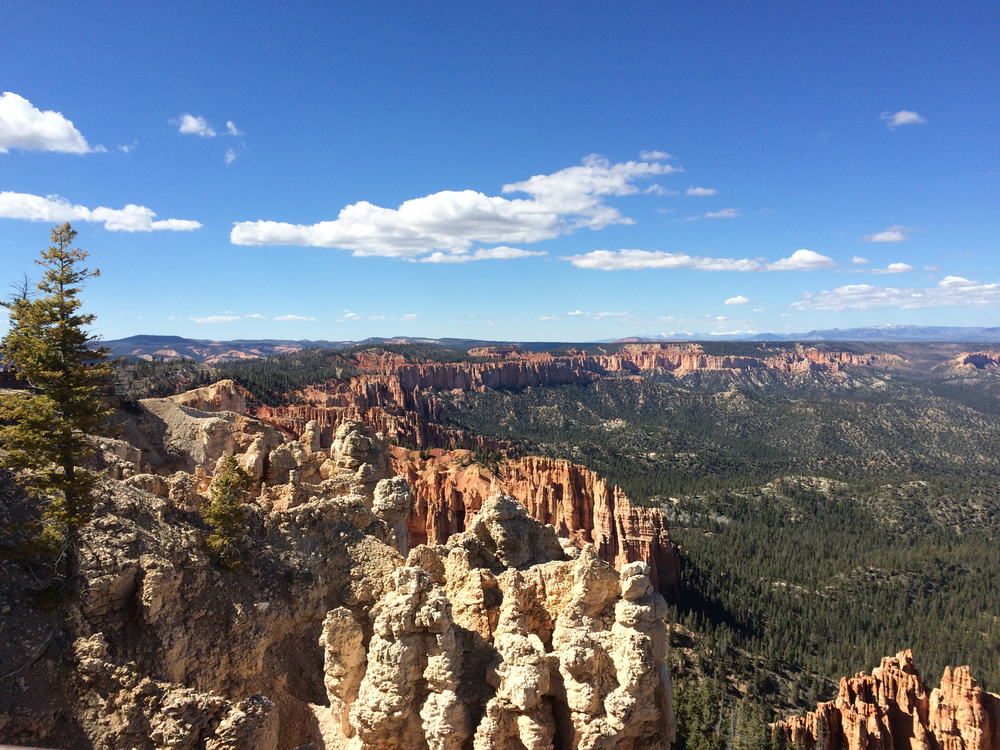
#> input picture PerspectTransform/imgA.png, 1000 x 750 px
$ python PerspectTransform.py
#> lines starting #> are read from the running program, lines starting #| are printed output that depends on the picture
import sys
import cv2
import numpy as np

def diagonal_intersection(corner_1, corner_2, corner_3, corner_4):
    """
    计算四边形对角线交点，返回交点坐标
    :param corner_1: 四边形左上角点坐标
    :param corner_2: 四边形左下角点坐标
    :param corner_3: 四边形右下角点坐标
    :param corner_4: 四边形右上角点坐标
    :return:
    """
    #(x1_a, y1_a) = ((img1_transform[0][0] + transform_dist[0], img1_transform[0][1] + transform_dist[1]))  # 左上
    #(x2_a, y2_a) = ((img1_transform[1][0] + transform_dist[0], img1_transform[1][1] + transform_dist[1]))  # 左下
    #(x3_a, y3_a) = ((img1_transform[2][0] + transform_dist[0], img1_transform[2][1] + transform_dist[1]))  # 右下
    #(x4_a, y4_a) = ((img1_transform[3][0] + transform_dist[0], img1_transform[3][1] + transform_dist[1]))  # 右上
    #cv2.line(result_img, (x1_a, y1_a), (x3_a, y3_a), (0, 0, 255), 2)
    #cv2.line(result_img, (x2_a, y2_a), (x4_a, y4_a), (0, 0, 255), 2)
    denominator = (corner_2[0] * corner_1[1]) - (corner_4[0] * corner_1[1]) - (corner_1[0] * corner_2[1]) + (corner_3[0] * corner_2[1]) - (corner_2[0] * corner_3[1]) \
                  + (corner_4[0] * corner_3[1]) + (corner_1[0] * corner_4[1]) - (corner_3[0] * corner_4[1])
    X_numerator = (corner_2[0] * corner_3[0] * corner_1[1]) - (corner_3[0] * corner_4[0] * corner_1[1]) - (corner_1[0] * corner_4[0] * corner_2[1]) + (corner_3[0] * corner_4[0] * corner_2[1]) \
                  - (corner_1[0] * corner_2[0] * corner_3[1]) + (corner_1[0] * corner_4[0] * corner_3[1]) + (corner_1[0] * corner_2[0] * corner_4[1]) - (corner_2[0] * corner_3[0] * corner_4[1])
    Y_numerator = (corner_3[0] * corner_1[1] * corner_2[1]) - (corner_4[0] * corner_1[1] * corner_2[1]) - (corner_1[0] * corner_2[1] * corner_3[1]) + (corner_4[0] * corner_2[1] * corner_3[1])\
                  + (corner_2[0] * corner_1[1] * corner_4[1]) - (corner_3[0] * corner_1[1] * corner_4[1]) + (corner_1[0] * corner_3[1] * corner_4[1]) - (corner_2[0] * corner_3[1] * corner_4[1])
    #Y_numerator = (x3_a * y1_a * y2_a) - (x4_a * y1_a * y2_a) - (x1_a * y2_a * y3_a) + (x4_a * y2_a * y3_a) + (
    #            x2_a * y1_a * y4_a) - (x3_a * y1_a * y4_a) + (x1_a * y3_a * y4_a) - (x2_a * y3_a * y4_a)
    # cv2.circle(result_img, (fengzi1 // fengmu, fengzi2 // fengmu), radius=5, color=(255, 0, 0), thickness=-1)
    intersection_point = (X_numerator//denominator, Y_numerator//denominator)  # 交点坐标
    return intersection_point

def stitch_image(img1, img2, H):
    """
    通过匹配图像的特征点，拼接两图像
    :param img1: 左侧图像，待透视变换后拼接
    :param img2: 右侧图像
    :param H: 特征点匹配后构建的单应性矩阵
    :return:
    """

    # 3. 创建一张大图，将两张图拼接到一起
    # 4. 将结果输出

    # 1. 获得原始图的高/宽
    h1, w1 = img1.shape[:2]
    h2, w2 = img2.shape[:2]

    img1_dims = np.float64([[0, 0], [0, h1], [w1, h1], [w1, 0]]).reshape(-1, 1, 2)
    img2_dims = np.float64([[0, 0], [0, h2], [w2, h2], [w2, 0]]).reshape(-1, 1, 2)

    # 2. 对图片进行透视变换（单应性矩阵使拼接图进行旋转，平移）
    img1_transform = cv2.perspectiveTransform(img1_dims, H)

    #拼接后图像区域对角坐标
    result_dims = np.concatenate((img2_dims, img1_transform), axis=0)
    [x_min, y_min] = np.int32(result_dims.min(axis=0).ravel() - 0.5)
    [x_max, y_max] = np.int32(result_dims.max(axis=0).ravel() + 0.5)

    # 变换后界外的区域，即x、y负半轴的最远点
    # 平移进正半轴的距离
    transform_dist = [abs(x_min), abs(y_min)]
    transform_array = np.array([[1, 0, transform_dist[0]],
                                [0, 1, transform_dist[1]],
                                [0, 0, 1]])

    # [5 lines of commented-out code are left out]

    result_img = cv2.warpPerspective(img1, transform_array.dot(H), (x_max - x_min, y_max - y_min))

    result_img[transform_dist[1]:transform_dist[1]+h2, transform_dist[0]:transform_dist[0]+w2] = img2

    '''
    # 将拼接后的不规则图像转为矩形平面图
    img1_transform = np.int32(img1_transform.reshape(-1, 2))
    img1_transform = img1_transform + transform_dist
    corner_A1 = (img1_transform[0][0], img1_transform[0][1])  # 左上
    corner_A2 = (img1_transform[1][0], img1_transform[1][1])  # 左下
    corner_A3 = (img1_transform[2][0], img1_transform[2][1])  # 右下
    corner_A4 = (img1_transform[3][0], img1_transform[3][1])  # 右上
    cv2.circle(result_img, corner_A1, radius=5, color=(0, 0, 255), thickness=-1)
    cv2.circle(result_img, corner_A2, radius=5, color=(0, 0, 255), thickness=-1)
    cv2.circle(result_img, corner_A3, radius=5, color=(0, 0, 255), thickness=-1)
    cv2.circle(result_img, corner_A4, radius=5, color=(0, 0, 255), thickness=-1)
    # [4 lines of commented-out code are left out]

    img2_dims = np.int32(img2_dims.reshape(-1, 2))
    img2_dims = img2_dims + transform_dist
    corner_B1 = (img2_dims[0][0], img2_dims[0][1])
    corner_B2 = (img2_dims[1][0], img2_dims[1][1])
    corner_B3 = (img2_dims[2][0], img2_dims[2][1])
    corner_B4 = (img2_dims[3][0], img2_dims[3][1])
    cv2.circle(result_img, corner_B1, radius=5, color=(255, 0, 0), thickness=-1)
    cv2.circle(result_img, corner_B2, radius=5, color=(255, 0, 0), thickness=-1)
    cv2.circle(result_img, corner_B3, radius=5, color=(255, 0, 0), thickness=-1)
    cv2.circle(result_img, corner_B4, radius=5, color=(255, 0, 0), thickness=-1)
    # [4 lines of commented-out code are left out]

    cv2.line(result_img, corner_A1, corner_A4, (0, 0, 255), 2)
    cv2.line(result_img, corner_B1, corner_B4, (0, 0, 255), 2)
    intersection_point_RU = diagonal_intersection(corner_A1, corner_B1, corner_A4, corner_B4)
    cv2.circle(result_img, intersection_point_RU, radius=5, color=(0, 0, 255), thickness=-1)

    cv2.line(result_img, corner_A2, corner_A3, (255, 0, 0), 2)
    cv2.line(result_img, corner_B2, corner_B3, (255, 0, 0), 2)
    intersection_point_RD = diagonal_intersection(corner_B2, corner_A2, corner_B3, corner_A3)
    cv2.circle(result_img, intersection_point_RD, radius=5, color=(0, 0, 255), thickness=-1)

    src_points = np.float32([corner_A1, corner_A2, intersection_point_RD, intersection_point_RU])
    distance_1 = cv2.norm(np.array(corner_A1), np.array(intersection_point_RU), cv2.NORM_L2)
    distance_2 = cv2.norm(np.array(corner_A2), np.array(intersection_point_RD), cv2.NORM_L2)
    distance = (distance_1+distance_2)/2
    dst_points = np.float32([(intersection_point_RU[0]-distance, intersection_point_RU[1]), (intersection_point_RD[0]-distance, intersection_point_RD[1]), intersection_point_RD, intersection_point_RU])
    matrix = cv2.getPerspectiveTransform(src_points, dst_points)
    new_img = cv2.warpPerspective(result_img[:], matrix, dsize=(distance+intersection_point_RU[0]))'''

    return result_img


def get_homo(img1, img2):
    # 1. 创建特征转换对象
    # 2. 通过特征转换对象获得特征点和描述子
    # 3. 创建特征匹配器
    # 4. 进行特征匹配
    # 5. 过滤特征，找出有效的特征匹配点

    sift = cv2.xfeatures2d.SIFT_create()

    k1, d1 = sift.detectAndCompute(img1, None)
    k2, d2 = sift.detectAndCompute(img2, None)

    # 创建特征匹配器
    bf = cv2.BFMatcher()
    matches = bf.knnMatch(d1, d2, k=2)

    # 过滤特征，找出有效的特征匹配点
    verify_ratio = 0.8
    verify_matches = []
    for m1, m2 in matches:
        if m1.distance < verify_ratio * m2.distance:
            verify_matches.append(m1)

    min_matches = 8
    if len(verify_matches) > min_matches:

        # match_result = cv2.drawMatchesKnn(img1, k1, img2, k2, matches, None,  flags=cv2.DrawMatchesFlags_NOT_DRAW_SINGLE_POINTS)
        #match_result = cv2.drawMatches(img1, k1, img2, k2, verify_matches, None, flags=cv2.DrawMatchesFlags_NOT_DRAW_SINGLE_POINTS)
        #cv2.imshow('match_result', match_result)

        img1_pts = []
        img2_pts = []
        # 得到筛选后特征点的匹配坐标
        for m in verify_matches:
            img1_pts.append(k1[m.queryIdx].pt)
            img2_pts.append(k2[m.trainIdx].pt)
        # [(x1, y1), (x2, y2), ...]
        # [[x1, y1], [x2, y2], ...]

        img1_pts = np.float32(img1_pts).reshape(-1, 1, 2)
        img2_pts = np.float32(img2_pts).reshape(-1, 1, 2)
        # 获取透视变换的单应性矩阵
        H, mask = cv2.findHomography(img1_pts, img2_pts, cv2.RANSAC, 5.0)
        return H
    else:
        print('err: Not enough matches!')
        exit()


# 第一步，读取文件，将图片设置成一样大小640x480
# 第二步，找特征点，描述子，计算单应性矩阵
# 第三步，根据单应性矩阵对图像进行变换，然后平移
# 第四步，拼接并输出最终结果
print(sys.version)
# 读取两张图片
img1 = cv2.imread('./imgA.png')
#> img1 is the input picture: shape (750, 1000, 3); mean B, G, R 137.6, 118.4, 106.1
img2 = cv2.imread('./imgB.png')
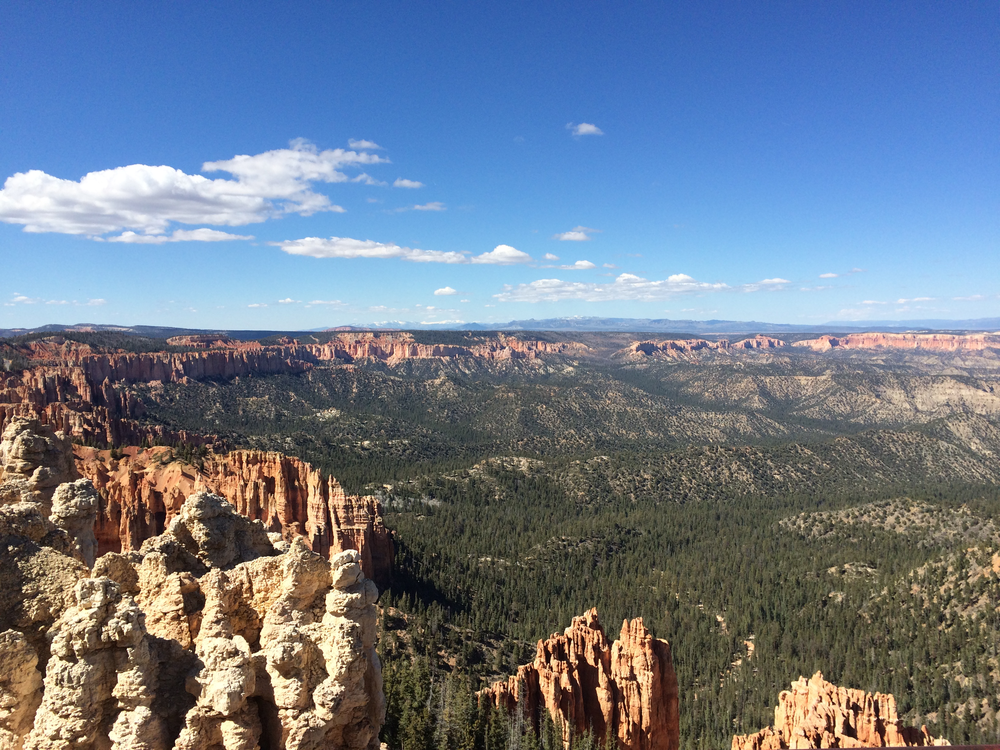
#> input picture PerspectTransform/imgB.png, 1000 x 750 px
#> img2 is the input picture: shape (750, 1000, 3); mean B, G, R 140.9, 123, 110.1

# 将两张图片设置成同样大小
img1 = cv2.resize(img1, (640, 480))
#> img1: shape (480, 640, 3)
img2 = cv2.resize(img2, (640, 480))
#> img2: shape (480, 640, 3)

# 获得单应性矩阵
H = get_homo(img1, img2)
#> in get_homo, `k1, d1 = sift.detectAndCompute(img1, None)`: k1 = 2675 keypoints; strongest (x, y, size): (139, 468, 1.8), (602, 447, 2.2), (275, 439, 2.1), (369, 445, 10.9)
#> in get_homo, `k2, d2 = sift.detectAndCompute(img2, None)`: k2 = 2556 keypoints; strongest (x, y, size): (77, 450, 2.2), (163, 333, 1.9), (544, 468, 5.3), (385, 444, 5.4)
#> in get_homo, `matches = bf.knnMatch(d1, d2, k=2)`: matches = 2675 matches
#> in get_homo, `matches = bf.knnMatch(d1, d2, k=2)`:
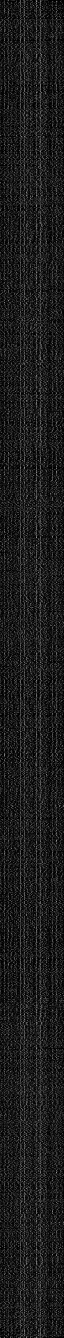
#> d1: shape (2675, 128) float32 (shown at 1/2 size); min 0, max 208, mean 28.1
#> after the loop in get_homo, `for m1, m2 in matches:`: verify_matches = 907 matches
#> after the loop in get_homo, `for m in verify_matches:`: img1_pts = 907 pairs, first value 7.42 to 635.5, second value 68.93 to 475.3; img2_pts = 907 pairs, first value 2.93 to 615.2, second value 81.92 to 475.1
#> in get_homo, `img1_pts = np.float32(img1_pts).reshape(-1, 1, 2)`: img1_pts = 907 rows, first 8: [7.42, 250.8], [10.71, 121.9], [21.58, 138.3], [26.5, 70], [27.05, 68.93], [27.94, 125.5], [29.39, 278.5], [48.58, 84.13]
#> in get_homo, `img2_pts = np.float32(img2_pts).reshape(-1, 1, 2)`: img2_pts = 907 rows, first 8: [244.5, 159.9], [78.81, 105.4], [170.2, 98.89], [48.4, 111.9], [48.4, 111.9], [183.1, 93.49], [254.1, 314.7], [30.47, 112.5]
#> in get_homo, `H, mask = cv2.findHomography(img1_pts, img2_pts, cv2.RANSAC, 5.0)`: H = [[1.56, 0.0031, -334], [0.188, 1.36, -87.28], [0.000868, 1.36e-05, 1]]; mask = 907 values, max 1 at index 21, min 0 at index 0, mean 0.963

# 进行图像拼接
result_image = stitch_image(img1, img2, H)
#> in stitch_image, `img1_transform = cv2.perspectiveTransform(img1_dims, H)`: img1_transform = [[-334, -87.28], [-330.3, 561.7], [426.6, 439.2], [427.4, 21.39]]
#> in stitch_image, `result_dims = np.concatenate((img2_dims, img1_transform), axis=0)`: result_dims = [[0, 0], [0, 480], [640, 480], [640, 0], [-334, -87.28], [-330.3, 561.7], [426.6, 439.2], [427.4, 21.39]]
#> in stitch_image, `[x_min, y_min] = np.int32(result_dims.min(axis=0).ravel() - 0.5)`: x_min = -334; y_min = -87
#> in stitch_image, `[x_max, y_max] = np.int32(result_dims.max(axis=0).ravel() + 0.5)`: x_max = 640; y_max = 562
#> in stitch_image, `transform_dist = [abs(x_min), abs(y_min)]`: transform_dist = [334, 87]
#> in stitch_image, `transform_array = np.array([[1, 0, transform_dist[0]], [0, 1, transfor..`: transform_array = [[1, 0, 334], [0, 1, 87], [0, 0, 1]]
#> in stitch_image, `result_img = cv2.warpPerspective(img1, transform_array.dot(H), (x_max ..`:
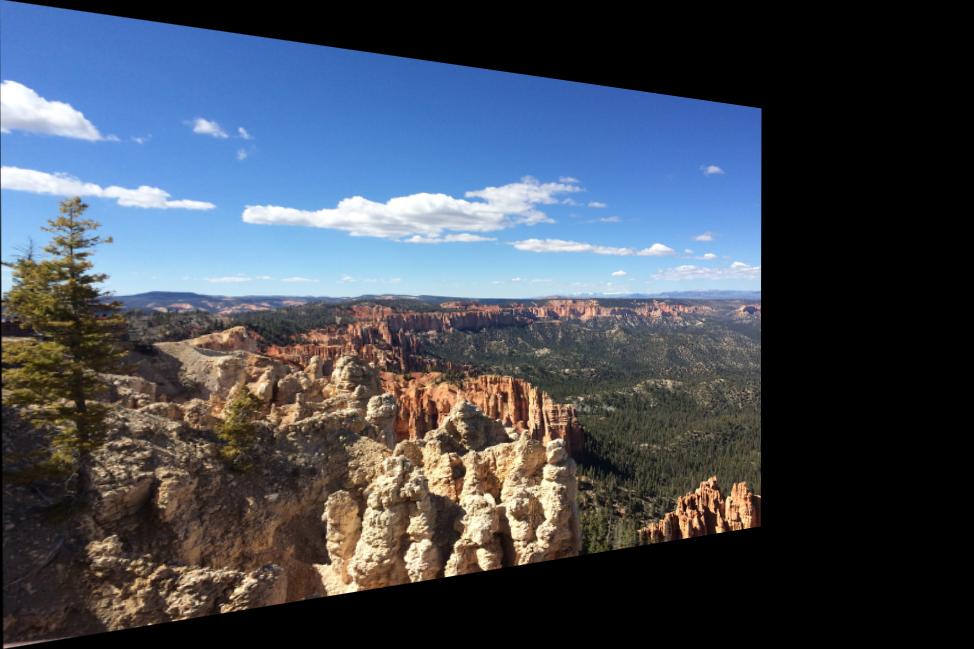
#> result_img: shape (649, 974, 3); mean B, G, R 87, 75.1, 67.5
#> in stitch_image, `result_img[transform_dist[1]:transform_dist[1]+h2, transform_dist[0]:t..`:
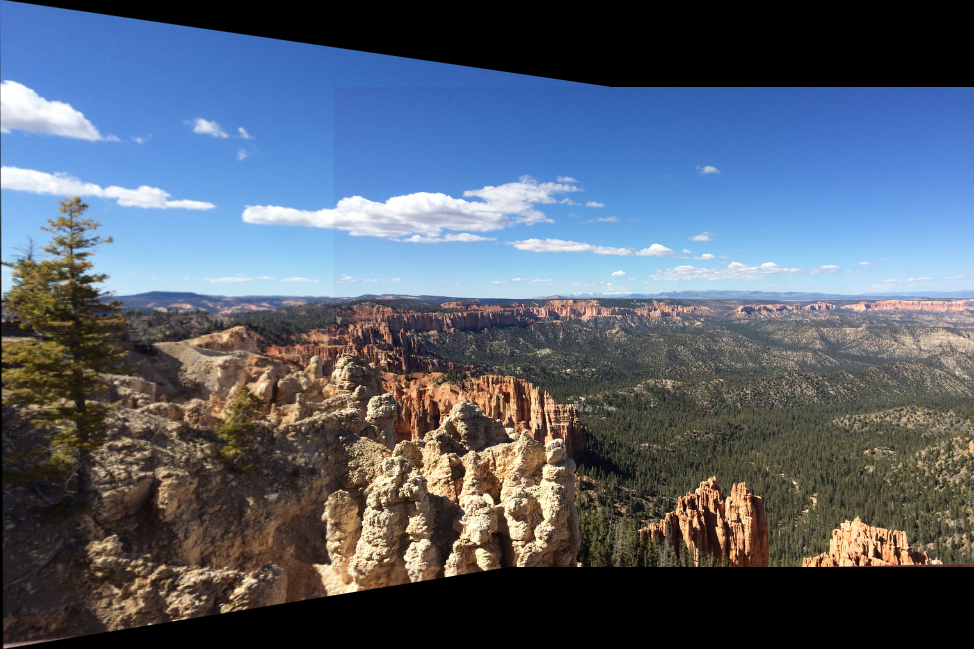
#> result_img: shape (649, 974, 3); mean B, G, R 111, 95.8, 85.5

cv2.imshow('input img', result_image)
cv2.waitKey(0)
cv2.destroyAllWindows()
